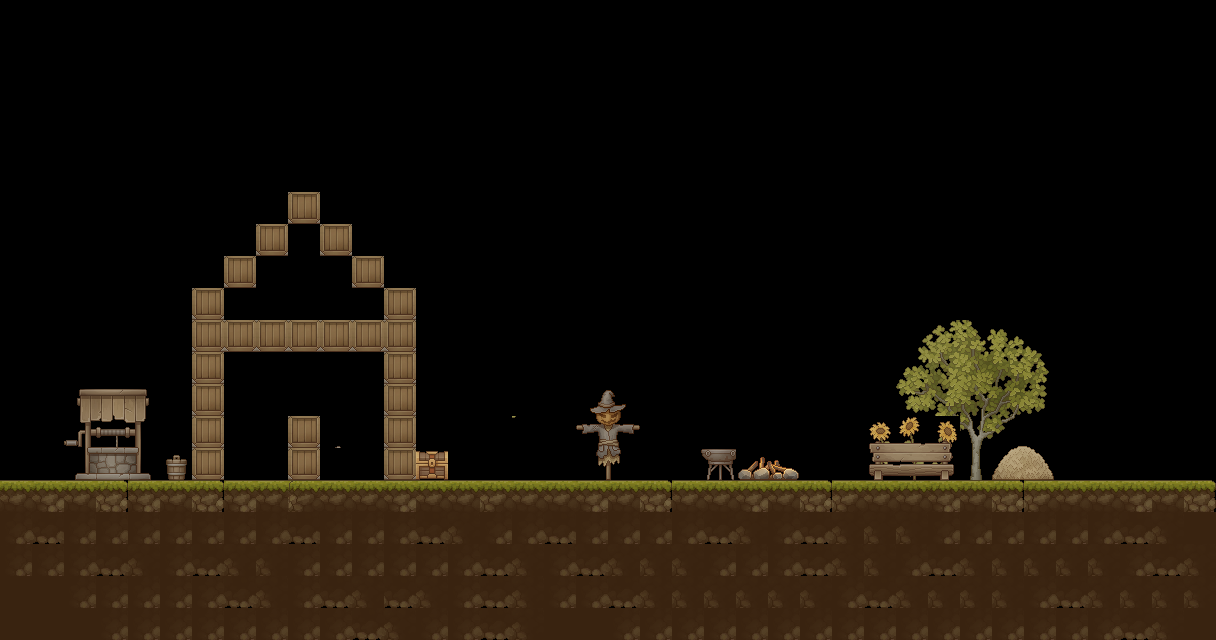

This is a level from a 2D game, rendered from its Tiled map with the project's own tilesets. A one-line summary and the map file follow, with tile-layer data summarised:
An orthogonal 38x20 tile map with 32x32 px tiles, 3 tile layers (Tile Layer 3, Tile Layer 1, Tile Layer 2), 2 tilesets.

<map version="1.10" tiledversion="1.11.2" orientation="orthogonal" renderorder="right-down" width="38" height="20" tilewidth="32" tileheight="32" infinite="0" nextlayerid="4" nextobjectid="1">
 <properties>
  <property name="collision" type="bool" value="true" />
 </properties>
 <tileset firstgid="1" source="TX Tileset Ground.tsx" />
 <tileset firstgid="257" source="TX Village Props.tsx" />
 <layer id="3" name="Tile Layer 3" width="38" height="20">
  <data>[760 cells, 23 non-empty, 23 distinct tile ids]</data>
 </layer>
 <layer id="1" name="Tile Layer 1" width="38" height="20">
  <data>[760 cells, 262 non-empty, 11 distinct tile ids]</data>
 </layer>
 <layer id="2" name="Tile Layer 2" width="38" height="20">
  <data>[760 cells, 95 non-empty, 49 distinct tile ids]</data>
 </layer>
</map>
